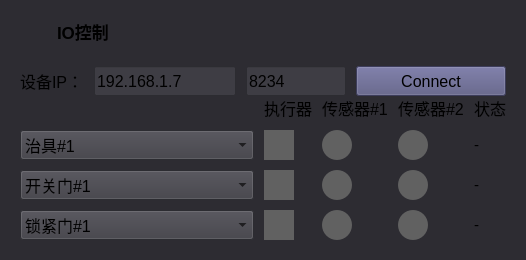
           <widget class="QWidget" name="widget_52" native="true">
            <property name="styleSheet">
             <string notr="true">background-color: #2d2c32;</string>
            </property>
            <layout class="QVBoxLayout" name="verticalLayout_18">
             <item>
              <layout class="QHBoxLayout" name="horizontalLayout_6">
               <item>
                <widget class="QLabel" name="label_34">
                 <property name="minimumSize">
                  <size>
                   <width>40</width>
                   <height>40</height>
                  </size>
                 </property>
                 <property name="maximumSize">
                  <size>
                   <width>40</width>
                   <height>40</height>
                  </size>
                 </property>
                 <property name="text">
                  <string/>
                 </property>
                 <property name="pixmap">
                  <pixmap resource="res.qrc">:/resources/io.png</pixmap>
                 </property>
                 <property name="scaledContents">
                  <bool>true</bool>
                 </property>
                </widget>
               </item>
               <item>
                <widget class="QLabel" name="label_88">
                 <property name="minimumSize">
                  <size>
                   <width>0</width>
                   <height>40</height>
                  </size>
                 </property>
                 <property name="maximumSize">
                  <size>
                   <width>16777215</width>
                   <height>40</height>
                  </size>
                 </property>
                 <property name="font">
                  <font>
                   <pointsize>13</pointsize>
                   <bold>true</bold>
                  </font>
                 </property>
                 <property name="styleSheet">
                  <string notr="true">border: none;
</string>
                 </property>
                 <property name="text">
                  <string>IO控制</string>
                 </property>
                </widget>
               </item>
              </layout>
             </item>
             <item>
              <widget class="QWidget" name="widget_53" native="true">
               <layout class="QVBoxLayout" name="verticalLayout_22">
                <property name="spacing">
                 <number>0</number>
                </property>
                <item>
                 <layout class="QHBoxLayout" name="horizontalLayout_22">
                  <property name="spacing">
                   <number>10</number>
                  </property>
                  <item>
                   <widget class="QLabel" name="label_89">
                    <property name="maximumSize">
                     <size>
                      <width>16777215</width>
                      <height>50</height>
                     </size>
                    </property>
                    <property name="font">
                     <font>
                      <pointsize>12</pointsize>
                     </font>
                    </property>
                    <property name="styleSheet">
                     <string notr="true">border: none;</string>
                    </property>
                    <property name="text">
                     <string>设备IP：</string>
                    </property>
                   </widget>
                  </item>
                  <item>
                   <widget class="QLineEdit" name="lineEdit_moduleIP">
                    <property name="minimumSize">
                     <size>
                      <width>0</width>
                      <height>30</height>
                     </size>
                    </property>
                    <property name="font">
                     <font>
                      <pointsize>12</pointsize>
                     </font>
                    </property>
                    <property name="styleSheet">
                     <string notr="true">background-color: #3e3d44;</string>
                    </property>
                    <property name="text">
                     <string>192.168.1.7</string>
                    </property>
                   </widget>
                  </item>
                  <item>
                   <widget class="QLineEdit" name="lineEdit_modulePort">
                    <property name="minimumSize">
                     <size>
                      <width>0</width>
                      <height>30</height>
                     </size>
                    </property>
                    <property name="maximumSize">
                     <size>
                      <width>100</width>
                      <height>16777215</height>
                     </size>
                    </property>
                    <property name="font">
                     <font>
                      <pointsize>12</pointsize>
                     </font>
                    </property>
                    <property name="styleSheet">
                     <string notr="true">background-color: #3e3d44;</string>
                    </property>
                    <property name="text">
                     <string>8234</string>
                    </property>
                   </widget>
                  </item>
                  <item>
                   <widget class="QPushButton" name="btn_moduleConnect">
                    <property name="minimumSize">
                     <size>
                      <width>150</width>
                      <height>30</height>
                     </size>
                    </property>
                    <property name="font">
                     <font>
                      <pointsize>12</pointsize>
                     </font>
                    </property>
                    <property name="styleSheet">
                     <string notr="true">QPushButton {
	background-color: rgb(85, 85, 127);
}

QPushButton::pressed {
	background-color: rgb(69, 69, 103);
}</string>
                    </property>
                    <property name="text">
                     <string>Connect</string>
                    </property>
                   </widget>
                  </item>
                 </layout>
                </item>
                <item>
                 <layout class="QGridLayout" name="gridLayout_22" columnstretch="2,1,1,1,0">
                  <property name="spacing">
                   <number>10</number>
                  </property>
                  <item row="1" column="0">
                   <widget class="QComboBox" name="cBox_fixture">
                    <property name="minimumSize">
                     <size>
                      <width>0</width>
                      <height>30</height>
                     </size>
                    </property>
                    <property name="font">
                     <font>
                      <pointsize>12</pointsize>
                     </font>
                    </property>
                    <property name="styleSheet">
                     <string notr="true">background-color: #3e3d44;</string>
                    </property>
                    <item>
                     <property name="text">
                      <string>治具#1</string>
                     </property>
                    </item>
                    <item>
                     <property name="text">
                      <string>治具#2</string>
                     </property>
                    </item>
                    <item>
                     <property name="text">
                      <string>治具#3</string>
                     </property>
                    </item>
                    <item>
                     <property name="text">
                      <string>治具#4</string>
                     </property>
                    </item>
                    <item>
                     <property name="text">
                      <string>治具#5</string>
                     </property>
                    </item>
                    <item>
                     <property name="text">
                      <string>治具#6</string>
                     </property>
                    </item>
                   </widget>
                  </item>
                  <item row="2" column="2">
                   <widget class="QLabel" name="light_doorIn1">
                    <property name="minimumSize">
                     <size>
                      <width>30</width>
                      <height>30</height>
                     </size>
                    </property>
                    <property name="maximumSize">
                     <size>
                      <width>30</width>
                      <height>30</height>
                     </size>
                    </property>
                    <property name="styleSheet">
                     <string notr="true">border: none;
border-radius: 15px;
background-color: rgb(97, 97, 97);</string>
                    </property>
                    <property name="text">
                     <string/>
                    </property>
                   </widget>
                  </item>
                  <item row="2" column="3">
                   <widget class="QLabel" name="light_doorIn2">
                    <property name="minimumSize">
                     <size>
                      <width>30</width>
                      <height>30</height>
                     </size>
                    </property>
                    <property name="maximumSize">
                     <size>
                      <width>30</width>
                      <height>30</height>
                     </size>
                    </property>
                    <property name="styleSheet">
                     <string notr="true">border: none;
border-radius: 15px;
background-color: rgb(97, 97, 97);</string>
                    </property>
                    <property name="text">
                     <string/>
                    </property>
                   </widget>
                  </item>
                  <item row="1" column="2">
                   <widget class="QLabel" name="light_fixtureIn1">
                    <property name="minimumSize">
                     <size>
                      <width>30</width>
                      <height>30</height>
                     </size>
                    </property>
                    <property name="maximumSize">
                     <size>
                      <width>30</width>
                      <height>30</height>
                     </size>
                    </property>
                    <property name="styleSheet">
                     <string notr="true">border: none;
border-radius: 15px;
background-color: rgb(97, 97, 97);</string>
                    </property>
                    <property name="text">
                     <string/>
                    </property>
                   </widget>
                  </item>
                  <item row="3" column="3">
                   <widget class="QLabel" name="light_doorLockIn2">
                    <property name="minimumSize">
                     <size>
                      <width>30</width>
                      <height>30</height>
                     </size>
                    </property>
                    <property name="maximumSize">
                     <size>
                      <width>30</width>
                      <height>30</height>
                     </size>
                    </property>
                    <property name="styleSheet">
                     <string notr="true">border: none;
border-radius: 15px;
background-color: rgb(97, 97, 97);</string>
                    </property>
                    <property name="text">
                     <string/>
                    </property>
                   </widget>
                  </item>
                  <item row="2" column="1">
                   <widget class="QPushButton" name="btn_doorOut">
                    <property name="minimumSize">
                     <size>
                      <width>30</width>
                      <height>30</height>
                     </size>
                    </property>
                    <property name="maximumSize">
                     <size>
                      <width>30</width>
                      <height>30</height>
                     </size>
                    </property>
                    <property name="cursor">
                     <cursorShape>PointingHandCursor</cursorShape>
                    </property>
                    <property name="styleSheet">
                     <string notr="true">border: none;
color:  rgb(97, 97, 97);
background-color: rgb(97, 97, 97);</string>
                    </property>
                    <property name="text">
                     <string>Set</string>
                    </property>
                   </widget>
                  </item>
                  <item row="3" column="1">
                   <widget class="QPushButton" name="btn_doorLockOut">
                    <property name="minimumSize">
                     <size>
                      <width>30</width>
                      <height>30</height>
                     </size>
                    </property>
                    <property name="maximumSize">
                     <size>
                      <width>30</width>
                      <height>30</height>
                     </size>
                    </property>
                    <property name="cursor">
                     <cursorShape>PointingHandCursor</cursorShape>
                    </property>
                    <property name="styleSheet">
                     <string notr="true">border: none;
color:  rgb(97, 97, 97);
background-color: rgb(97, 97, 97);</string>
                    </property>
                    <property name="text">
                     <string>Set</string>
                    </property>
                   </widget>
                  </item>
                  <item row="0" column="2">
                   <widget class="QLabel" name="label_105">
                    <property name="font">
                     <font>
                      <pointsize>12</pointsize>
                     </font>
                    </property>
                    <property name="styleSheet">
                     <string notr="true">border: none;</string>
                    </property>
                    <property name="text">
                     <string>传感器#1</string>
                    </property>
                   </widget>
                  </item>
                  <item row="2" column="0">
                   <widget class="QComboBox" name="cBox_door">
                    <property name="minimumSize">
                     <size>
                      <width>0</width>
                      <height>30</height>
                     </size>
                    </property>
                    <property name="font">
                     <font>
                      <pointsize>12</pointsize>
                     </font>
                    </property>
                    <property name="styleSheet">
                     <string notr="true">background-color: #3e3d44;</string>
                    </property>
                    <item>
                     <property name="text">
                      <string>开关门#1</string>
                     </property>
                    </item>
                    <item>
                     <property name="text">
                      <string>开关门#2</string>
                     </property>
                    </item>
                    <item>
                     <property name="text">
                      <string>开关门#3</string>
                     </property>
                    </item>
                   </widget>
                  </item>
                  <item row="1" column="1">
                   <widget class="QPushButton" name="btn_fixtureOut">
                    <property name="minimumSize">
                     <size>
                      <width>30</width>
                      <height>30</height>
                     </size>
                    </property>
                    <property name="maximumSize">
                     <size>
                      <width>30</width>
                      <height>30</height>
                     </size>
                    </property>
                    <property name="cursor">
                     <cursorShape>PointingHandCursor</cursorShape>
                    </property>
                    <property name="styleSheet">
                     <string notr="true">border: none;
color:  rgb(97, 97, 97);
background-color: rgb(97, 97, 97);</string>
                    </property>
                    <property name="text">
                     <string>Set</string>
                    </property>
                   </widget>
                  </item>
                  <item row="0" column="3">
                   <widget class="QLabel" name="label_106">
                    <property name="font">
                     <font>
                      <pointsize>12</pointsize>
                     </font>
                    </property>
                    <property name="styleSheet">
                     <string notr="true">border: none;</string>
                    </property>
                    <property name="text">
                     <string>传感器#2</string>
                    </property>
                   </widget>
                  </item>
                  <item row="3" column="2">
                   <widget class="QLabel" name="light_doorLockIn1">
                    <property name="minimumSize">
                     <size>
                      <width>30</width>
                      <height>30</height>
                     </size>
                    </property>
                    <property name="maximumSize">
                     <size>
                      <width>30</width>
                      <height>30</height>
                     </size>
                    </property>
                    <property name="styleSheet">
                     <string notr="true">border: none;
border-radius: 15px;
background-color: rgb(97, 97, 97);</string>
                    </property>
                    <property name="text">
                     <string/>
                    </property>
                   </widget>
                  </item>
                  <item row="3" column="0">
                   <widget class="QComboBox" name="cBox_doorLock">
                    <property name="minimumSize">
                     <size>
                      <width>0</width>
                      <height>30</height>
                     </size>
                    </property>
                    <property name="font">
                     <font>
                      <pointsize>12</pointsize>
                     </font>
                    </property>
                    <property name="styleSheet">
                     <string notr="true">background-color: #3e3d44;</string>
                    </property>
                    <item>
                     <property name="text">
                      <string>锁紧门#1</string>
                     </property>
                    </item>
                    <item>
                     <property name="text">
                      <string>锁紧门#2</string>
                     </property>
                    </item>
                    <item>
                     <property name="text">
                      <string>锁紧门#3</string>
                     </property>
                    </item>
                   </widget>
                  </item>
                  <item row="0" column="1">
                   <widget class="QLabel" name="label_104">
                    <property name="maximumSize">
                     <size>
                      <width>16777215</width>
                      <height>50</height>
                     </size>
                    </property>
                    <property name="font">
                     <font>
                      <pointsize>12</pointsize>
                     </font>
                    </property>
                    <property name="styleSheet">
                     <string notr="true">border: none;</string>
                    </property>
                    <property name="text">
                     <string>执行器</string>
                    </property>
                   </widget>
                  </item>
                  <item row="1" column="3">
                   <widget class="QLabel" name="light_fixtureIn2">
                    <property name="minimumSize">
                     <size>
                      <width>30</width>
                      <height>30</height>
                     </size>
                    </property>
                    <property name="maximumSize">
                     <size>
                      <width>30</width>
                      <height>30</height>
                     </size>
                    </property>
                    <property name="styleSheet">
                     <string notr="true">border: none;
border-radius: 15px;
background-color: rgb(97, 97, 97);</string>
                    </property>
                    <property name="text">
                     <string/>
                    </property>
                   </widget>
                  </item>
                  <item row="0" column="4">
                   <widget class="QLabel" name="label_39">
                    <property name="font">
                     <font>
                      <pointsize>12</pointsize>
                     </font>
                    </property>
                    <property name="text">
                     <string>状态</string>
                    </property>
                   </widget>
                  </item>
                  <item row="1" column="4">
                   <widget class="QLabel" name="label_fixtureState">
                    <property name="font">
                     <font>
                      <pointsize>11</pointsize>
                     </font>
                    </property>
                    <property name="text">
                     <string>-</string>
                    </property>
                   </widget>
                  </item>
                  <item row="2" column="4">
                   <widget class="QLabel" name="label_doorState">
                    <property name="font">
                     <font>
                      <pointsize>11</pointsize>
                     </font>
                    </property>
                    <property name="text">
                     <string>-</string>
                    </property>
                   </widget>
                  </item>
                  <item row="3" column="4">
                   <widget class="QLabel" name="label_lockState">
                    <property name="font">
                     <font>
                      <pointsize>11</pointsize>
                     </font>
                    </property>
                    <property name="text">
                     <string>-</string>
                    </property>
                   </widget>
                  </item>
                 </layout>
                </item>
               </layout>
              </widget>
             </item>
            </layout>
           </widget>
